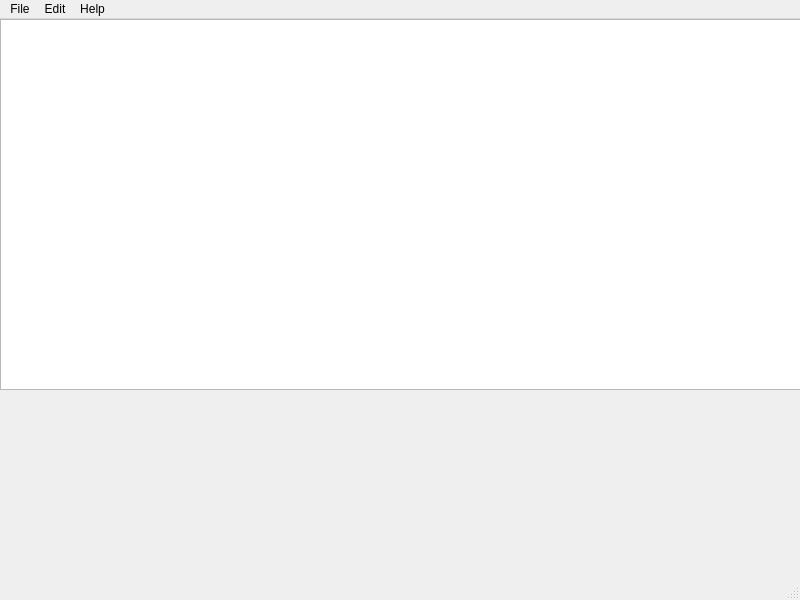
<?xml version="1.0" encoding="UTF-8"?>
<ui version="4.0">
 <class>MainWindow</class>
 <widget class="QMainWindow" name="MainWindow">
  <property name="geometry">
   <rect>
    <x>0</x>
    <y>0</y>
    <width>800</width>
    <height>600</height>
   </rect>
  </property>
  <property name="windowTitle">
   <string>MainWindow</string>
  </property>
  <widget class="QWidget" name="centralwidget">
   <widget class="QWidget" name="horizontalLayoutWidget">
    <property name="geometry">
     <rect>
      <x>0</x>
      <y>0</y>
      <width>801</width>
      <height>371</height>
     </rect>
    </property>
    <layout class="QHBoxLayout" name="horizontalLayout">
     <item>
      <widget class="QTableView" name="stockTable">
       <property name="sortingEnabled">
        <bool>false</bool>
       </property>
      </widget>
     </item>
    </layout>
   </widget>
  </widget>
  <widget class="QMenuBar" name="menubar">
   <property name="geometry">
    <rect>
     <x>0</x>
     <y>0</y>
     <width>800</width>
     <height>21</height>
    </rect>
   </property>
   <widget class="QMenu" name="menuFile">
    <property name="title">
     <string>File</string>
    </property>
    <addaction name="actionStop_sync"/>
    <addaction name="actionExport_PDF"/>
    <addaction name="actionExport_Companies_List"/>
    <addaction name="separator"/>
    <addaction name="actionExit"/>
   </widget>
   <widget class="QMenu" name="menuHelp">
    <property name="title">
     <string>Edit</string>
    </property>
    <addaction name="actionEdit"/>
   </widget>
   <widget class="QMenu" name="menuHelp_2">
    <property name="title">
     <string>Help</string>
    </property>
    <addaction name="actionHelp_Topics"/>
    <addaction name="actionAbout"/>
   </widget>
   <addaction name="menuFile"/>
   <addaction name="menuHelp"/>
   <addaction name="menuHelp_2"/>
  </widget>
  <widget class="QStatusBar" name="statusbar"/>
  <action name="actionEdit">
   <property name="text">
    <string>Preferences</string>
   </property>
  </action>
  <action name="actionStop_sync">
   <property name="text">
    <string>Stop Sync</string>
   </property>
  </action>
  <action name="actionExit">
   <property name="text">
    <string>Exit</string>
   </property>
  </action>
  <action name="actionExport_PDF">
   <property name="text">
    <string>Export Current Data</string>
   </property>
  </action>
  <action name="actionHelp_Topics">
   <property name="text">
    <string>Help Topics</string>
   </property>
  </action>
  <action name="actionAbout">
   <property name="text">
    <string>About</string>
   </property>
  </action>
  <action name="actionExport_Companies_List">
   <property name="text">
    <string>Export List of Companies</string>
   </property>
  </action>
 </widget>
 <resources/>
 <connections/>
</ui>
